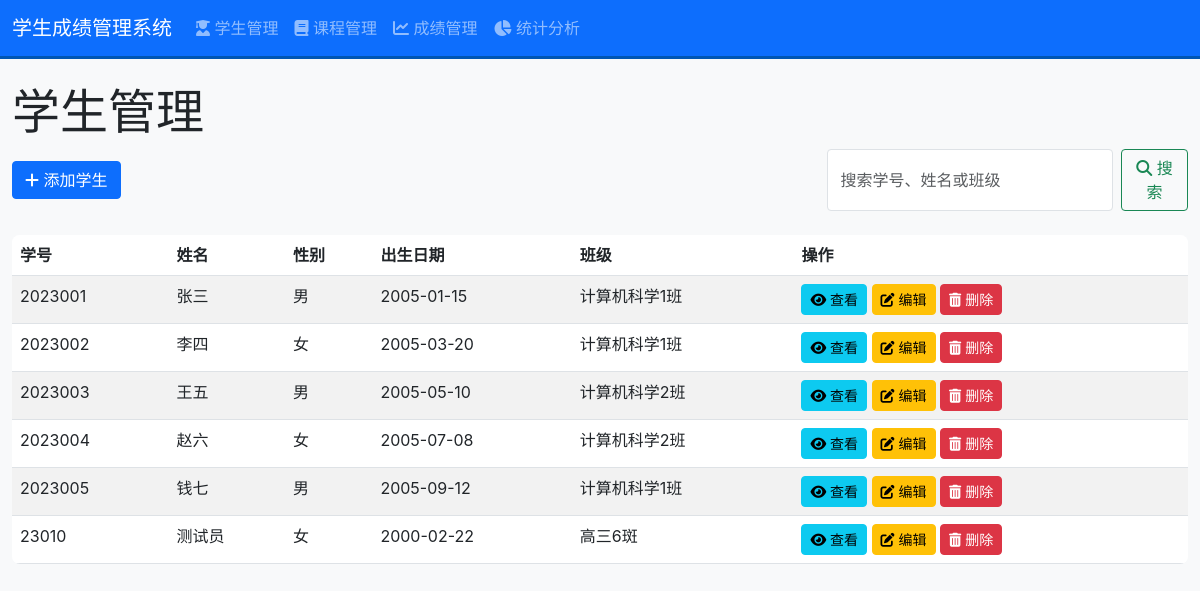
/students, run on the app's committed database.
### models/student_model.py (models this page shows, shortened)
class Student(db.Model):
    id = db.Column(db.Integer, primary_key=True)
    student_id = db.Column(db.String(20), unique=True, nullable=False)
    name = db.Column(db.String(50), nullable=False)
    gender = db.Column(db.String(10))
    date_of_birth = db.Column(db.Date)
    class_name = db.Column(db.String(50))
    created_at = db.Column(db.DateTime, default=datetime.utcnow)
    scores = db.relationship('Score', backref='student', lazy=True, cascade='all, delete-orphan')

### views/student_views.py (the view)
@app.route('/students')
def student_list():
    search_query = request.args.get('search', '')
    if search_query:
        students = Student.query.filter(
            (Student.student_id.contains(search_query)) |
            (Student.name.contains(search_query)) |
            (Student.class_name.contains(search_query))
        ).order_by(Student.student_id).all()
    else:
        students = Student.query.order_by(Student.student_id).all()
    return render_template('student_list.html', students=students, search_query=search_query)

### templates/student_list.html (shortened to what this page needs)
{% extends 'base.html' %}
{% block content %}
    <div class="mb-4">
        <h1 class="display-5">学生管理</h1>
        <div class="d-flex justify-content-between align-items-center">
            <a href="{{ url_for('add_student') }}" class="btn btn-primary">
                <i class="fas fa-plus"></i> 添加学生
            </a>
            <form class="d-flex" method="GET" action="{{ url_for('student_list') }}">
                <input class="form-control me-2" type="search" placeholder="搜索学号、姓名或班级" aria-label="搜索" name="search" value="{{ search_query }}">
                <button class="btn btn-outline-success" type="submit">
                    <i class="fas fa-search"></i> 搜索
                </button>
            </form>
        </div>
    </div>
    {% if students %}
        <div class="table-responsive">
            <table class="table table-striped table-hover">
                <thead class="thead-dark">
                    <tr>
                        <th>学号</th>
                        <th>姓名</th>
                        <th>性别</th>
                        <th>出生日期</th>
                        <th>班级</th>
                        <th>操作</th>
                    </tr>
                </thead>
                <tbody>
                    {% for student in students %}
                    <tr>
                        <td>{{ student.student_id }}</td>
                        <td>{{ student.name }}</td>
                        <td>{{ student.gender }}</td>
                        <td>{{ student.date_of_birth.strftime('%Y-%m-%d') if student.date_of_birth else '未设置' }}</td>
                        <td>{{ student.class_name }}</td>
                        <td>
                            <a href="{{ url_for('student_detail', student_id=student.id) }}" class="btn btn-info btn-sm">
                                <i class="fas fa-eye"></i> 查看
                            </a>
                            <a href="{{ url_for('edit_student', student_id=student.id) }}" class="btn btn-warning btn-sm">
                                <i class="fas fa-edit"></i> 编辑
                            </a>
                            <form action="{{ url_for('delete_student', student_id=student.id) }}" method="POST" style="display: inline-block;">
                                <button type="submit" class="btn btn-danger btn-sm" onclick="return confirm('确定要删除该学生吗？删除后相关的成绩记录也将被删除。');">
                                    <i class="fas fa-trash-alt"></i> 删除
                                </button>
                            </form>
                        </td>
                    </tr>
                    {% endfor %}
                </tbody>
            </table>
        </div>
    {% else %}
        <div class="alert alert-info">
            <i class="fas fa-info-circle"></i> 暂无学生数据，请添加新学生。
        </div>
    {% endif %}
{% endblock %}

### templates/base.html (shortened to what this page needs)
<!DOCTYPE html>
<html lang="zh-CN">
<head>
    <link rel="stylesheet" href="https://cdn.jsdelivr.net/npm/bootstrap@5.3.0/dist/css/bootstrap.min.css">
    <link rel="stylesheet" href="https://cdnjs.cloudflare.com/ajax/libs/font-awesome/6.4.0/css/all.min.css">
    <link rel="stylesheet" href="{{ url_for('static', filename='css/style.css') }}">
</head>
<body>
    <nav class="navbar navbar-expand-lg navbar-dark bg-primary">
        <div class="container">
            <a class="navbar-brand" href="{{ url_for('index') }}">学生成绩管理系统</a>
            <div class="collapse navbar-collapse" id="navbarNav">
                <ul class="navbar-nav me-auto">
                    <li class="nav-item">
                        <a class="nav-link" href="{{ url_for('student_list') }}">
                            <i class="fas fa-user-graduate"></i> 学生管理
                        </a>
                    </li>
                    <li class="nav-item">
                        <a class="nav-link" href="{{ url_for('course_list') }}">
                            <i class="fas fa-book"></i> 课程管理
                        </a>
                    </li>
                    <li class="nav-item">
                        <a class="nav-link" href="{{ url_for('score_list') }}">
                            <i class="fas fa-chart-line"></i> 成绩管理
                        </a>
                    </li>
                    <li class="nav-item">
                        <a class="nav-link" href="{{ url_for('statistics_dashboard') }}">
                            <i class="fas fa-chart-pie"></i> 统计分析
                        </a>
                    </li>
                </ul>
            </div>
        </div>
    </nav>
    <div class="container mt-4">
        {% block content %}{% endblock %}
    </div>
</body>
</html>

### static/css/style.css (style rules this page uses)
body { font-family: -apple-system, BlinkMacSystemFont, 'Segoe UI', Roboto, 'Helvetica Neue', Arial, sans-serif; background-color: #f8f9fa; }
.container { max-width: 1200px; }
.navbar { border-bottom: 3px solid #0056b3; }
.table { background-color: white; border-radius: 8px; overflow: hidden; }
.btn { border-radius: 4px; transition: all 0.3s ease; }
.form-control { border-radius: 4px; transition: border-color 0.3s ease; }

### data on the page
Student: student_id "2023001", name "张三", gender "男", date_of_birth "2005-01-15", class_name "计算机科学1班"
Student: student_id "2023002", name "李四", gender "女", date_of_birth "2005-03-20", class_name "计算机科学1班"
Student: student_id "2023003", name "王五", gender "男", date_of_birth "2005-05-10", class_name "计算机科学2班"
Student: student_id "2023004", name "赵六", gender "女", date_of_birth "2005-07-08", class_name "计算机科学2班"
Student: student_id "2023005", name "钱七", gender "男", date_of_birth "2005-09-12", class_name "计算机科学1班"
Student: student_id "23010", name "测试员", gender "女", date_of_birth "2000-02-22", class_name "高三6斑"
